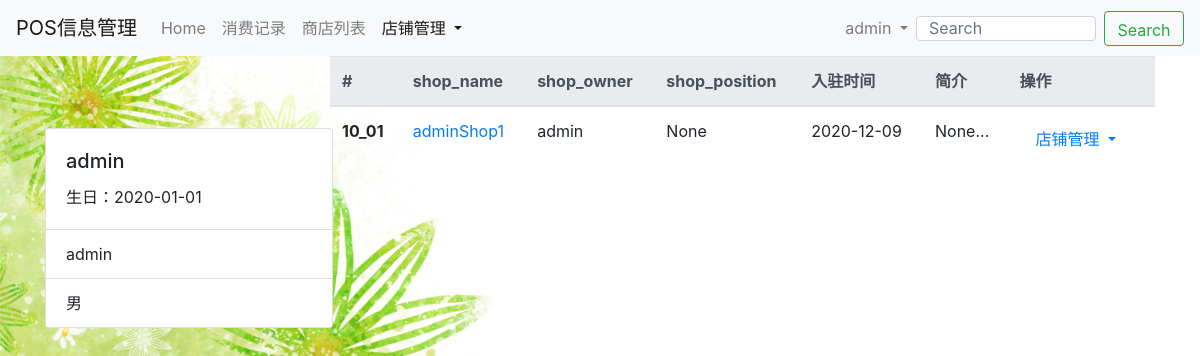
Before: /store/myShopList/ (signed in) with the older database file.
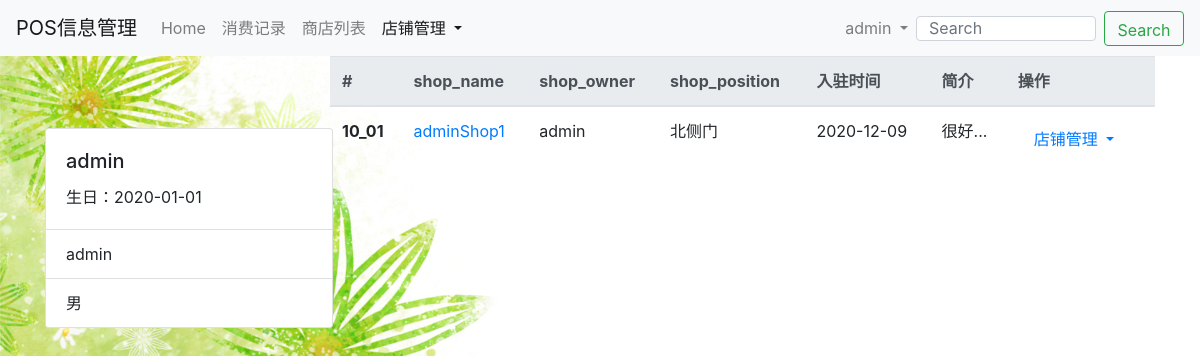
After: the same page with the newer database file.
### store/models.py (models this page shows)
class Shop(models.Model):
    shop_id = models.CharField(max_length=12, null=True)  # 商店编号————为一个用户开多个店铺做准备
    shop_name = models.CharField(max_length=32, null=True)
    shop_owner = models.ForeignKey(User, null=True, on_delete=models.CASCADE)
    shop_position = models.CharField(max_length=32, null=True)
    phone_number = models.CharField(max_length=11, null=True)
    contends = models.TextField(null=True)
    create_time = models.DateTimeField(auto_now_add=True)
    last_update = models.DateTimeField(auto_now=True)
    is_active = models.BooleanField(default=True)

### store/views.py (the view)
# urls.py: path('myShopList/', views.myshopList, name='myShopList'),
def myshopList(request):
    try:
        user = request.user
    except:
        return render(request, 'user/login.html', {'massage': '用户未登录！'})
    my_shop_list = Shop.objects.filter(shop_owner=user)
    context = {}
    context['my_shop_list'] = my_shop_list
    return render(request, 'store/myShopList.html', context)

### user/models.py (called while the page is built)
def get_Profile(self):
    if Profile.objects.filter(user=self).exists():
        profile = Profile.objects.get(user=self)
        return profile
    else:
        return ''

### store/templates/store/myShopList.html (shortened to what this page needs)
{% extends 'base.html' %}
{% block shop_active %}active{% endblock %}
{% block bodyBack %}
<body background="/media/back2.jpeg" style="background-repeat:no-repeat ;background-size:100%,100%; background-attachment: fixed;">
{% endblock %}
{% block content %}
    <div class="container">
        <div class="row">
            <div class="col-md-3">
                <br>
                <br>
                <br>
                <div class="card" style="width: 18rem;">
                  <div class="card-body">
                    <h5 class="card-title">{{ user.username }}</h5>
                    <p class="card-text">生日：{{ user.profile.birth|date:"Y-m-d" }}</p>
                  </div>
                  <ul class="list-group list-group-flush">
                    <li class="list-group-item">{{ user.Profile.real_name }}</li>
                    <li class="list-group-item">{{ user.profile.sex }}</li>
                  </ul>
                </div>
            </div>
            <div class="col-md-9">
                <table class="table">
                    <thead class="thead-light">
                      <tr>
                        <th scope="col">#</th>
                        <th scope="col">shop_name</th>
                        <th scope="col">shop_owner</th>
                        <th scope="col">shop_position</th>
                        <th scope="col">入驻时间</th>
                        <th scope="col">简介</th>
                        <th scope="col">操作</th>
                      </tr>
                    </thead>
                    <tbody>
                        {% for shop in my_shop_list %}
                            {% if shop.is_active %}
                                <tr>
                                    <th scope="row">{{ shop.shop_id }}</th>
                                    <td>
                                        <a href="{% url 'shop_info' shop.pk %}">
                                            {{ shop.shop_name }}
                                        </a>
                                    </td>
                                    <td>{{ shop.shop_owner }}</td>
                                    <td>{{ shop.shop_position }}</td>
                                    <td>{{ shop.create_time|date:"Y-m-d" }}</td>
                                    <td>{{ shop.contends|truncatechars:"5" }}...</td>
                                    <td>
                                            <a class="nav-link dropdown-toggle" href="#" id="navbarDropdown" role="button" data-toggle="dropdown" aria-haspopup="true" aria-expanded="false">
                                              店铺管理
                                            </a>
                                    </td>
                                </tr>
                            {% endif %}
                        {% empty %}
                            <p>没有数据哦~</p>
                        {% endfor %}
                    </tbody>
                </table>
            </div>
        </div>
    </div>
{% endblock %}

Changed rows visible on the page:
changed Shop "adminShop1": shop_position "None" → "北侧门"; contends "None" → "很好"
